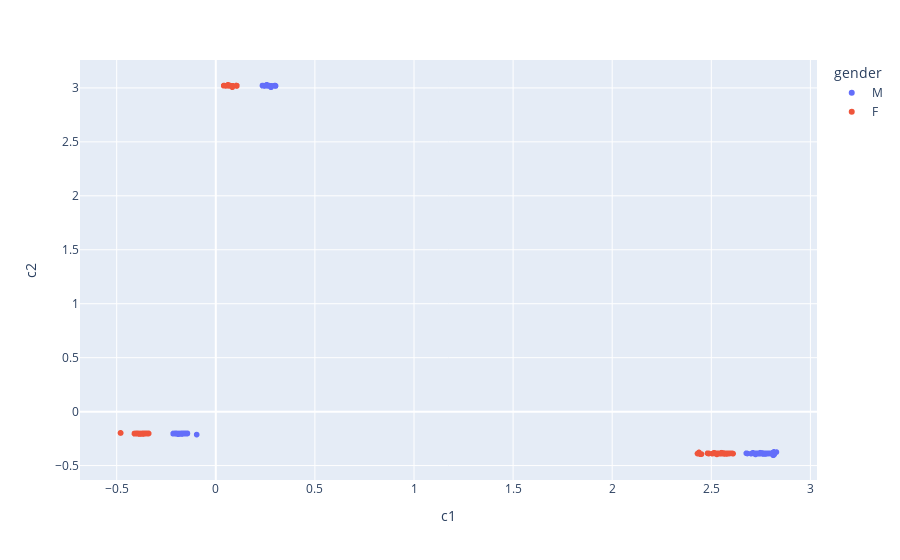

Source (notebook cell):
### Code cell
px.scatter(data_frame=plot_df, x="c1", y="c2", color="gender")

### Figure 1 — Plotly figure (JSON) as saved in the notebook; plotly's stock layout.template omitted (floating-point values rounded to 4 significant figures; data arrays with more than 128 entries replaced by an {"elided": "..."} marker saying what was removed)
{"data": [{"hovertemplate": "gender=M<br>c1=%{x}<br>c2=%{y}<extra></extra>", "legendgroup": "M", "marker": {"color": "#636efa", "symbol": "circle"}, "mode": "markers", "name": "M", "showlegend": true, "type": "scattergl", "x": {"elided": "8722 float values"}, "xaxis": "x", "y": {"elided": "8722 float values"}, "yaxis": "y"}, {"hovertemplate": "gender=F<br>c1=%{x}<br>c2=%{y}<extra></extra>", "legendgroup": "F", "marker": {"color": "#EF553B", "symbol": "circle"}, "mode": "markers", "name": "F", "showlegend": true, "type": "scattergl", "x": {"elided": "7102 float values"}, "xaxis": "x", "y": {"elided": "7102 float values"}, "yaxis": "y"}], "layout": {"legend": {"title": {"text": "gender"}, "tracegroupgap": 0}, "margin": {"t": 60}, "xaxis": {"anchor": "y", "domain": [0, 1], "title": {"text": "c1"}}, "yaxis": {"anchor": "x", "domain": [0, 1], "title": {"text": "c2"}}}}
